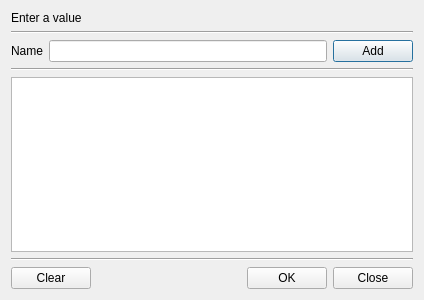
<?xml version="1.0" encoding="UTF-8"?>
<ui version="4.0">
 <class>OneListDlg</class>
 <widget class="QDialog" name="OneListDlg">
  <property name="geometry">
   <rect>
    <x>0</x>
    <y>0</y>
    <width>424</width>
    <height>300</height>
   </rect>
  </property>
  <property name="windowTitle">
   <string>One Value List</string>
  </property>
  <layout class="QVBoxLayout" name="verticalLayout">
   <item>
    <widget class="QLabel" name="mTitle">
     <property name="text">
      <string>Enter a value</string>
     </property>
    </widget>
   </item>
   <item>
    <widget class="Line" name="line_3">
     <property name="orientation">
      <enum>Qt::Horizontal</enum>
     </property>
    </widget>
   </item>
   <item>
    <layout class="QGridLayout" name="gridLayout_3">
     <item row="0" column="2">
      <widget class="QPushButton" name="mAddBtn">
       <property name="text">
        <string>Add</string>
       </property>
      </widget>
     </item>
     <item row="0" column="1">
      <widget class="QLineEdit" name="mNameText"/>
     </item>
     <item row="0" column="0">
      <widget class="QLabel" name="mNameLabel">
       <property name="text">
        <string>Name</string>
       </property>
      </widget>
     </item>
    </layout>
   </item>
   <item>
    <widget class="Line" name="line_2">
     <property name="orientation">
      <enum>Qt::Horizontal</enum>
     </property>
    </widget>
   </item>
   <item>
    <widget class="QListWidget" name="mNameList">
     <property name="minimumSize">
      <size>
       <width>400</width>
       <height>0</height>
      </size>
     </property>
    </widget>
   </item>
   <item>
    <widget class="Line" name="line">
     <property name="orientation">
      <enum>Qt::Horizontal</enum>
     </property>
    </widget>
   </item>
   <item>
    <layout class="QGridLayout" name="gridLayout_2">
     <item row="0" column="3">
      <widget class="QPushButton" name="mCloseBtn">
       <property name="text">
        <string>Close</string>
       </property>
      </widget>
     </item>
     <item row="0" column="1">
      <spacer name="horizontalSpacer">
       <property name="orientation">
        <enum>Qt::Horizontal</enum>
       </property>
       <property name="sizeHint" stdset="0">
        <size>
         <width>40</width>
         <height>20</height>
        </size>
       </property>
      </spacer>
     </item>
     <item row="0" column="2">
      <widget class="QPushButton" name="mOKBtn">
       <property name="text">
        <string>OK</string>
       </property>
      </widget>
     </item>
     <item row="0" column="0">
      <widget class="QPushButton" name="mClearBtn">
       <property name="text">
        <string>Clear</string>
       </property>
      </widget>
     </item>
    </layout>
   </item>
  </layout>
 </widget>
 <tabstops>
  <tabstop>mNameText</tabstop>
  <tabstop>mAddBtn</tabstop>
  <tabstop>mNameList</tabstop>
  <tabstop>mClearBtn</tabstop>
  <tabstop>mOKBtn</tabstop>
  <tabstop>mCloseBtn</tabstop>
 </tabstops>
 <resources/>
 <connections/>
</ui>
